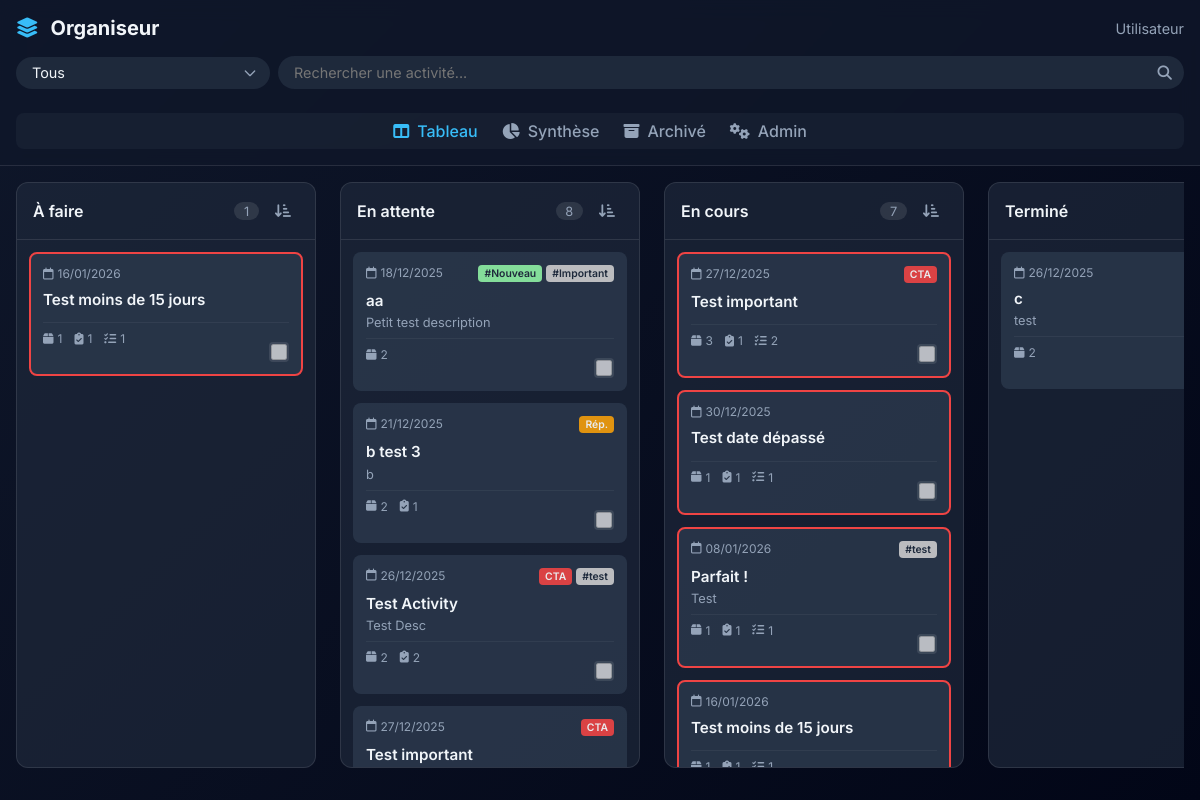
/, run on an earlier commit of the app's database.
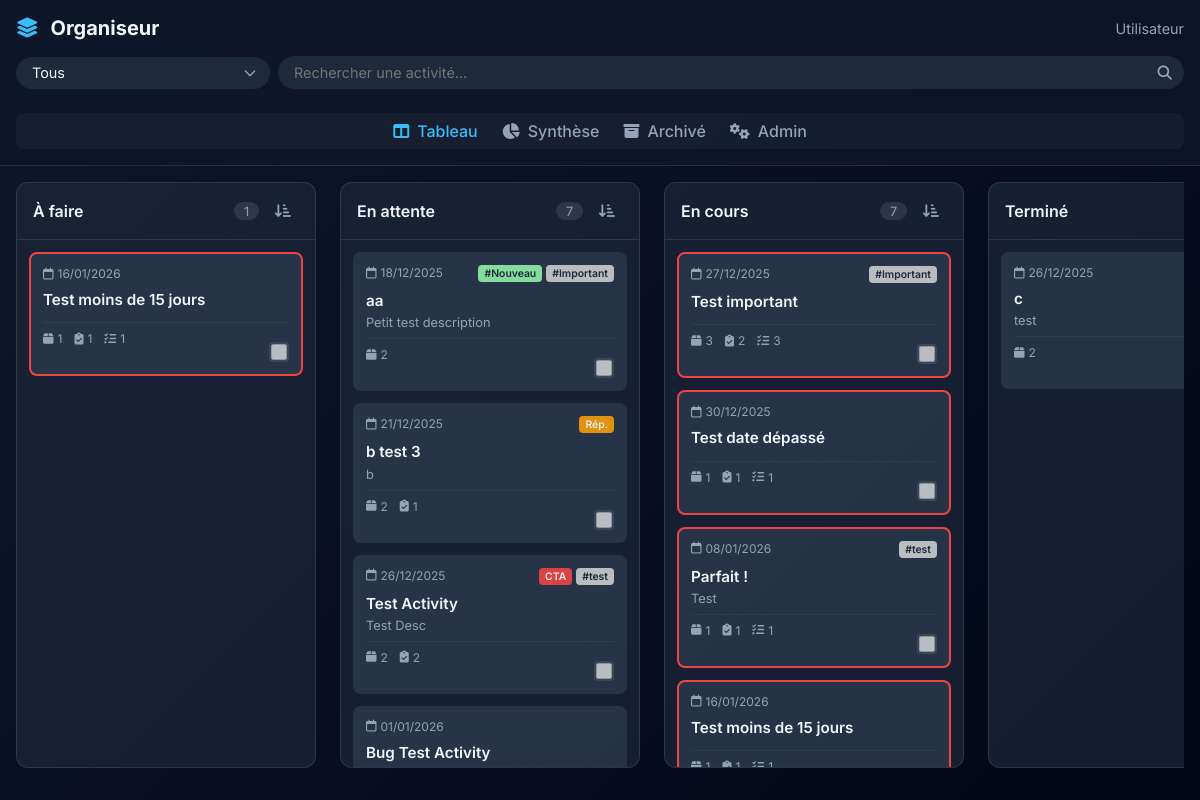
And on a later commit of the database.
### web/kanban/models.py (models this page shows, shortened)
class KanbanColumn(models.Model):
    name = models.CharField(max_length=255, unique=True, blank=True, null=True)
    order_index = models.IntegerField(default=0)
    class Meta:
        managed = False
        db_table = 'kanban_columns'
        verbose_name = "Colonne"
        verbose_name_plural = "Colonnes"
        ordering = ['order_index']

class Activity(models.Model):
    name = models.CharField(max_length=255, blank=True, null=True)
    date = models.DateField()
    description = models.TextField(blank=True, null=True)
    column = models.ForeignKey(KanbanColumn, on_delete=models.SET_NULL, blank=True, null=True, related_name='activities')
    tags = models.ManyToManyField(Tag, db_table='activity_tags', blank=True)
    class Meta:
        managed = False
        db_table = 'activities'
        verbose_name = "Activité"
        verbose_name_plural = "Activités"
        ordering = ['date']
    @property
    def urgency_class(self):
        from datetime import date, timedelta
        if not self.date:
            return ""
        today = date.today()
        if self.date < today:
            return "border-red"
        if self.date <= today + timedelta(days=15):
            return "border-orange"
        if self.date <= today + timedelta(days=30):
            return "border-yellow"
        return ""

class Scelle(models.Model):
    name = models.CharField(max_length=255, blank=True, null=True)
    info = models.TextField(blank=True, null=True)
    activity = models.ForeignKey(Activity, on_delete=models.CASCADE, blank=True, null=True, related_name='scelles')
    cta_validated = models.BooleanField(default=False)
    reparations_validated = models.BooleanField(default=False)
    reparations_details = models.TextField(blank=True, null=True)
    important_info = models.TextField(blank=True, null=True)
    tags = models.ManyToManyField(Tag, db_table='scelle_tags', blank=True)
    class Meta:
        managed = False
        db_table = 'scelles'
        verbose_name = "Scellé"
        verbose_name_plural = "Scellés"

class Traitement(models.Model):
    description = models.TextField()
    scelle = models.ForeignKey(Scelle, on_delete=models.CASCADE, blank=True, null=True, related_name='traitements')
    done = models.BooleanField(default=False)
    done_at = models.DateField(blank=True, null=True)
    class Meta:
        managed = False
        db_table = 'traitements'
        verbose_name = "Traitement"
        verbose_name_plural = "Traitements"

class Tache(models.Model):
    description = models.CharField(max_length=255)
    done = models.BooleanField(default=False)
    scelle = models.ForeignKey(Scelle, on_delete=models.CASCADE, blank=True, null=True, related_name='taches')
    done_at = models.DateField(blank=True, null=True)
    class Meta:
        managed = False
        db_table = 'taches'
        verbose_name = "Tâche"
        verbose_name_plural = "Tâches"

class Tag(models.Model):
    name = models.CharField(max_length=255, unique=True, blank=True, null=True)
    color = models.CharField(max_length=20, default="#CCCCCC")
    class Meta:
        managed = False
        db_table = 'tags'
        verbose_name = "Tag"
        verbose_name_plural = "Tags"

### web/kanban/views.py (the view)
# urls.py: path('', views.board, name='board'),
def board(request):
    columns = KanbanColumn.objects.exclude(name='Archivé').order_by('order_index')
    columns_data = []
    for col in columns:
        if col.name == "Traitements":
            activities = Activity.objects.filter(
                Q(column=col) |
                (
                    Q(column__name="En cours") &
                    Q(scelles__traitements__done=False) &
                    Q(scelles__cta_validated=False) &
                    Q(scelles__reparations_validated=False)
                )
            ).prefetch_related(
                'tags',
                'scelles__traitements',
                'scelles__taches'
            ).distinct().annotate(
                pending_traitements=Count('scelles__traitements', filter=Q(scelles__traitements__done=False)),
                pending_taches=Count('scelles__taches', filter=Q(scelles__taches__done=False)),
                has_cta=Exists(Scelle.objects.filter(activity=OuterRef('pk'), cta_validated=True)),
                has_reparations=Exists(Scelle.objects.filter(activity=OuterRef('pk'), reparations_validated=True))
            ).order_by('date')
        elif col.name == "Tâches":
            activities = Activity.objects.filter(
                Q(column=col) |
                (
                    Q(column__name="En cours") &
                    Q(scelles__taches__done=False) &
                    Q(scelles__cta_validated=False) &
                    Q(scelles__reparations_validated=False)
                )
            ).prefetch_related(
                'tags',
                'scelles__traitements',
                'scelles__taches'
            ).distinct().annotate(
                pending_traitements=Count('scelles__traitements', filter=Q(scelles__traitements__done=False)),
                pending_taches=Count('scelles__taches', filter=Q(scelles__taches__done=False)),
                has_cta=Exists(Scelle.objects.filter(activity=OuterRef('pk'), cta_validated=True)),
                has_reparations=Exists(Scelle.objects.filter(activity=OuterRef('pk'), reparations_validated=True))
            ).order_by('date')
        elif col.name == "CTA":
            activities = Activity.objects.filter(
                Q(column=col) |
                (Q(column__name="En cours") & Q(scelles__cta_validated=True))
            ).prefetch_related(
                'tags',
                'scelles__traitements',
                'scelles__taches'
            ).distinct().annotate(
                pending_traitements=Count('scelles__traitements', filter=Q(scelles__traitements__done=False)),
                pending_taches=Count('scelles__taches', filter=Q(scelles__taches__done=False)),
                has_cta=Exists(Scelle.objects.filter(activity=OuterRef('pk'), cta_validated=True)),
                has_reparations=Exists(Scelle.objects.filter(activity=OuterRef('pk'), reparations_validated=True))
            ).order_by('date')
        elif col.name == "Réparations":
            activities = Activity.objects.filter(
                Q(column=col) |
                (Q(column__name="En cours") & Q(scelles__reparations_validated=True))
            ).prefetch_related(
                'tags',
                'scelles__traitements',
                'scelles__taches'
            ).distinct().annotate(
                pending_traitements=Count('scelles__traitements', filter=Q(scelles__traitements__done=False)),
                pending_taches=Count('scelles__taches', filter=Q(scelles__taches__done=False)),
                has_cta=Exists(Scelle.objects.filter(activity=OuterRef('pk'), cta_validated=True)),
                has_reparations=Exists(Scelle.objects.filter(activity=OuterRef('pk'), reparations_validated=True))
            ).order_by('date')
        elif col.name == "En attente":
            activities = Activity.objects.filter(
                Q(column=col) |
                (
                    Q(column__name="En cours") &
                    (Q(scelles__cta_validated=True) | Q(scelles__reparations_validated=True))
                )
            ).prefetch_related(
                'tags',
                'scelles__traitements',
                'scelles__taches'
            ).distinct().annotate(
                pending_traitements=Count('scelles__traitements', filter=Q(scelles__traitements__done=False)),
                pending_taches=Count('scelles__taches', filter=Q(scelles__taches__done=False)),
                has_cta=Exists(Scelle.objects.filter(activity=OuterRef('pk'), cta_validated=True)),
                has_reparations=Exists(Scelle.objects.filter(activity=OuterRef('pk'), reparations_validated=True))
            ).order_by('date')
        elif col.name == "En cours":
            activities = Activity.objects.filter(
                (
                    Q(column=col) &
                    ~Q(scelles__cta_validated=True) &
                    ~Q(scelles__reparations_validated=True)
                ) |
                (
                    (Q(scelles__traitements__done=False) | Q(scelles__taches__done=False)) &
                    Q(scelles__cta_validated=False) &
                    Q(scelles__reparations_validated=False) &
                    ~Q(column__name__in=['Terminé', 'Archivé', 'En attente'])
                )
            ).prefetch_related(
                'tags',
                'scelles__traitements',
                'scelles__taches'
            ).distinct().annotate(
                pending_traitements=Count('scelles__traitements', filter=Q(scelles__traitements__done=False)),
                pending_taches=Count('scelles__taches', filter=Q(scelles__taches__done=False)),
                has_cta=Exists(Scelle.objects.filter(activity=OuterRef('pk'), cta_validated=True)),
                has_reparations=Exists(Scelle.objects.filter(activity=OuterRef('pk'), reparations_validated=True))
            ).order_by('date')
        else:
            activities = Activity.objects.filter(column=col).prefetch_related(
                'tags',
                'scelles__traitements',
                'scelles__taches'
            ).annotate(
                pending_traitements=Count('scelles__traitements', filter=Q(scelles__traitements__done=False)),
                pending_taches=Count('scelles__taches', filter=Q(scelles__taches__done=False)),
                has_cta=Exists(Scelle.objects.filter(activity=OuterRef('pk'), cta_validated=True)),
                has_reparations=Exists(Scelle.objects.filter(activity=OuterRef('pk'), reparations_validated=True))
            ).order_by('date')
        columns_data.append({
            'column': col,
            'activities': activities
        })
    context = {
        'columns_data': columns_data,
        'page_title': "Tableau de Bord",
        'filter_traitements': Traitement.objects.filter(done=False).exclude(description="").values_list('description', flat=True).distinct().order_by('description'),
        'filter_taches': Tache.objects.filter(done=False).exclude(description="").values_list('description', flat=True).distinct().order_by('description'),
    }
    return render(request, 'kanban/board.html', context)

### web/kanban/templates/kanban/board.html (shortened to what this page needs)
{% extends 'kanban/base.html' %}
{% block content %}
<div class="board-container">
    {% for col_data in columns_data %}
    <div class="kanban-column" data-id="{{ col_data.column.id }}">
        <div class="column-header">
            <div style="display: flex; justify-content: space-between; align-items: center; width: 100%;">
                <h2>{{ col_data.column.name }}</h2>
                <div style="display: flex; gap: 8px; align-items: center;">
                    <span class="count">{{ col_data.activities|length }}</span>
                    <div class="sort-dropdown">
                        <button class="sort-btn" onclick="toggleSortMenu(this)">
                            <i class="fa-solid fa-arrow-down-short-wide"></i>
                        </button>
                    </div>
                </div>
            </div>
        </div>
        <div class="column-body">
            {% for activity in col_data.activities %}
            {% if col_data.column.name == 'En attente' or col_data.column.name == 'Terminé' or col_data.column.name == 'CTA' %}
            {% include "kanban/card_snippet.html" with activity=activity hide_urgency=True %}
            {% else %}
            {% include "kanban/card_snippet.html" with activity=activity %}
            {% endif %}
            {% endfor %}
        </div>
    </div>
    {% endfor %}
</div>
{% endblock %}

### web/kanban/templates/kanban/base.html (shortened to what this page needs)
{% load static %}
<!DOCTYPE html>
<html lang="fr">
<head>
    <link rel="stylesheet" href="https://cdnjs.cloudflare.com/ajax/libs/font-awesome/6.4.0/css/all.min.css">
    <link rel="stylesheet" href="{% static 'kanban/css/style.css' %}?v=1.5">
</head>
<body>
    <div class="app-container">
        <header class="main-header">
            <div class="logo">
                <i class="fa-solid fa-layer-group"></i>
                <h1>Organiseur</h1>
            </div>
            <nav class="main-nav">
                <a href="{% url 'kanban:board' %}"
                    class="nav-item {% if request.resolver_match.url_name == 'board' %}active{% endif %}"><i
                        class="fa-solid fa-table-columns"></i> Tableau</a>
                <a href="{% url 'kanban:synthese' %}"
                    class="nav-item {% if request.resolver_match.url_name == 'synthese' %}active{% endif %}"><i
                        class="fa-solid fa-chart-pie"></i> Synthèse</a>
                <a href="{% url 'kanban:archives' %}"
                    class="nav-item {% if request.resolver_match.url_name == 'archives' %}active{% endif %}"><i
                        class="fa-solid fa-box-archive"></i> Archivé</a>
                <a href="/admin/" class="nav-item"><i class="fa-solid fa-gears"></i> Admin</a>
            </nav>
            <div class="search-container">
                <select id="global-filter" class="search-filter">
                    <option value="all">Tous</option>
                </select>
                <input type="text" id="global-search" placeholder="Rechercher une activité...">
            </div>
            <div class="user-profile">
                <span>{{ user.username|default:"Utilisateur" }}</span>
            </div>
        </header>
        <main class="main-content">
            {% block content %}{% endblock %}
        </main>
    </div>
</body>
</html>

### web/kanban/templates/kanban/card_snippet.html (shortened to what this page needs)
<div class="activity-card {% if not hide_urgency %}{{ activity.urgency_class }}{% endif %}" data-id="{{ activity.id }}"
    data-name="{{ activity.name }}" data-date="{{ activity.date|date:'Y-m-d' }}"
    data-pending-traitements="{{ activity.pending_traitements }}" data-pending-taches="{{ activity.pending_taches }}"
    data-pending-traitement-names="{% for s in activity.scelles.all %}{% for t in s.traitements.all %}{% if not t.done %}{{ t.description|escape }}__SEP__{% endif %}{% endfor %}{% endfor %}"
    data-pending-tache-names="{% for s in activity.scelles.all %}{% for t in s.taches.all %}{% if not t.done %}{{ t.description|escape }}__SEP__{% endif %}{% endfor %}{% endfor %}">
    <div class="card-header">
        <span class="date"><i class="fa-regular fa-calendar"></i> {{ activity.date|date:"d/m/Y" }}</span>
        {% if activity.tags.all or activity.has_cta > 0 or activity.has_reparations > 0 %}
        <div class="tags">
            {% if activity.has_cta > 0 %}
            <span class="tag" style="background-color: #ef4444; color: white;">CTA</span>
            {% endif %}
            {% if activity.has_reparations > 0 %}
            <span class="tag" style="background-color: #f59e0b; color: white;">Rép.</span>
            {% endif %}
            {% for tag in activity.tags.all %}
            <span class="tag" style="background-color: {{ tag.color }};">{{ tag.name }}</span>
            {% endfor %}
        </div>
        {% endif %}
    </div>
    <h3 class="card-title">{{ activity.name }}</h3>
    <div class="card-description">
        {{ activity.description|truncatechars:100 }}
    </div>
    <div class="card-stats">
        {% with scelles_count=activity.scelles.count %}
        {% if scelles_count > 0 %}
        <span class="stat" title="Scellés"><i class="fa-solid fa-box"></i> {{ scelles_count }}</span>
        {% endif %}
        {% endwith %}
        {% if activity.pending_traitements > 0 %}
        <span class="stat" title="Traitements restants"><i class="fa-solid fa-clipboard-check"></i> {{ activity.pending_traitements }}</span>
        {% endif %}
        {% if activity.pending_taches > 0 %}
        <span class="stat" title="Tâches restantes"><i class="fa-solid fa-list-check"></i> {{ activity.pending_taches }}</span>
        {% endif %}
    </div>
    <div class="done-checkbox-wrapper" onclick="event.stopPropagation()">
        <input type="checkbox" class="done-checkbox" autocomplete="off"
            onchange="toggleDone(event, {{ activity.id }}, this)"
            {% if not user.is_superuser %}disabled{% endif %}>
    </div>
</div>

What changed in the data, as far as the page shows it:
computed for KanbanColumn "En attente": gains Activity (date "01/01/2026", name "Bug Test Activity"); activities|length "8" → "7"; loses Activity (date "27/12/2025", shows "CTA", name "Test important", scelles.count "3", pending_traitements "1", pending_taches "2")
changed Activity "Test important": gains Tag (name "#Important"); pending_traitements "1" → "2"; pending_taches "2" → "3"; no longer shows "CTA"
